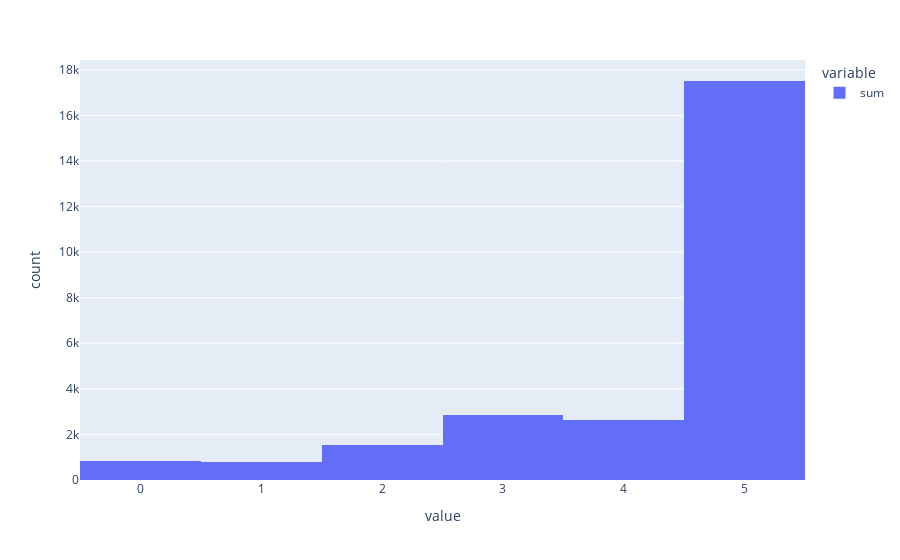

Notebook code for this chart:
### Code cell
px.histogram(test3['sum'])

### Figure 1 — Plotly figure (JSON) as saved in the notebook; plotly's stock layout.template omitted (floating-point values rounded to 4 significant figures; data arrays with more than 128 entries replaced by an {"elided": "..."} marker saying what was removed)
{"data": [{"alignmentgroup": "True", "bingroup": "x", "hovertemplate": "variable=sum<br>value=%{x}<br>count=%{y}<extra></extra>", "legendgroup": "sum", "marker": {"color": "#636efa", "pattern": {"shape": ""}}, "name": "sum", "offsetgroup": "sum", "orientation": "v", "showlegend": true, "type": "histogram", "x": {"elided": "26156 int values"}, "xaxis": "x", "yaxis": "y"}], "layout": {"barmode": "relative", "legend": {"title": {"text": "variable"}, "tracegroupgap": 0}, "margin": {"t": 60}, "xaxis": {"anchor": "y", "domain": [0, 1], "title": {"text": "value"}}, "yaxis": {"anchor": "x", "domain": [0, 1], "title": {"text": "count"}}}}
